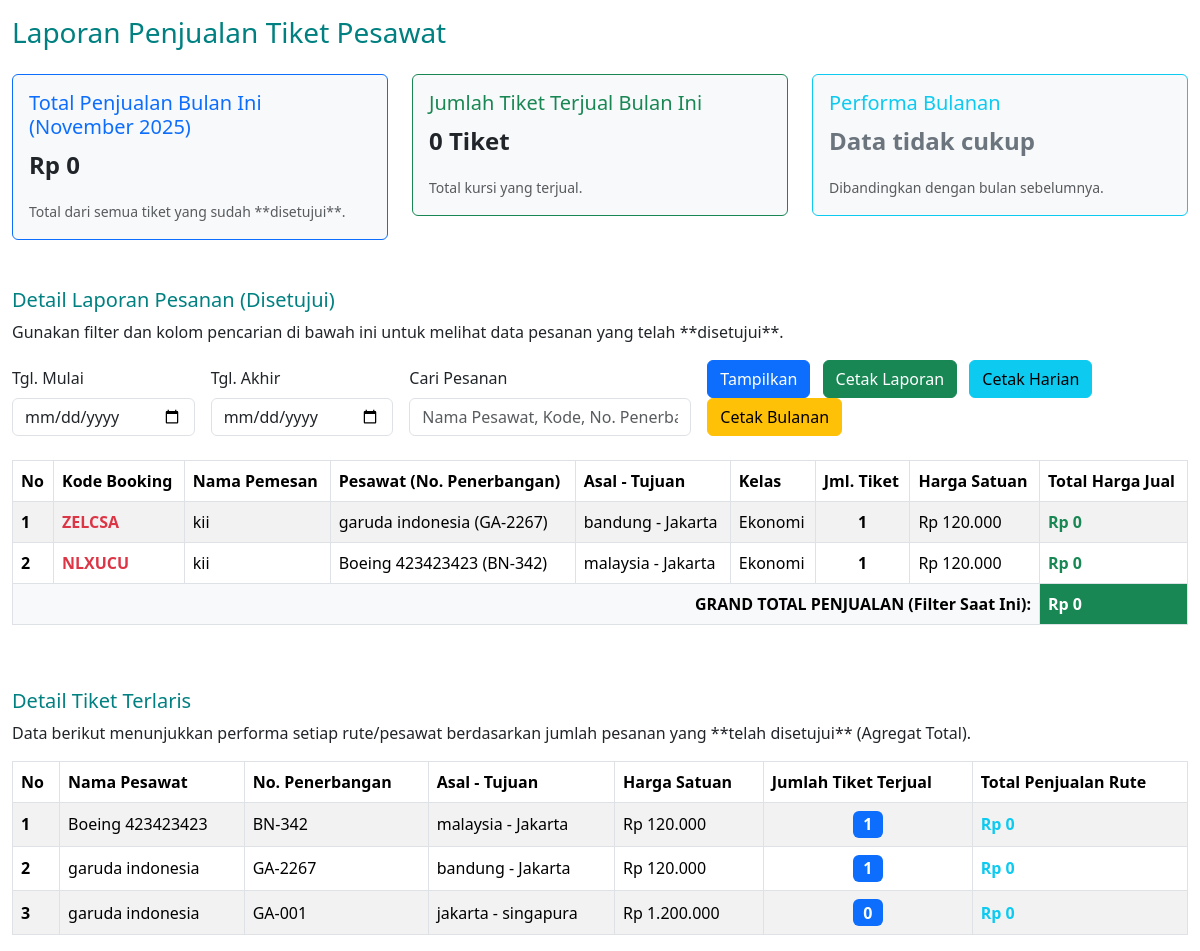
Before: /admin/laporan.php (signed in) with the older database file.
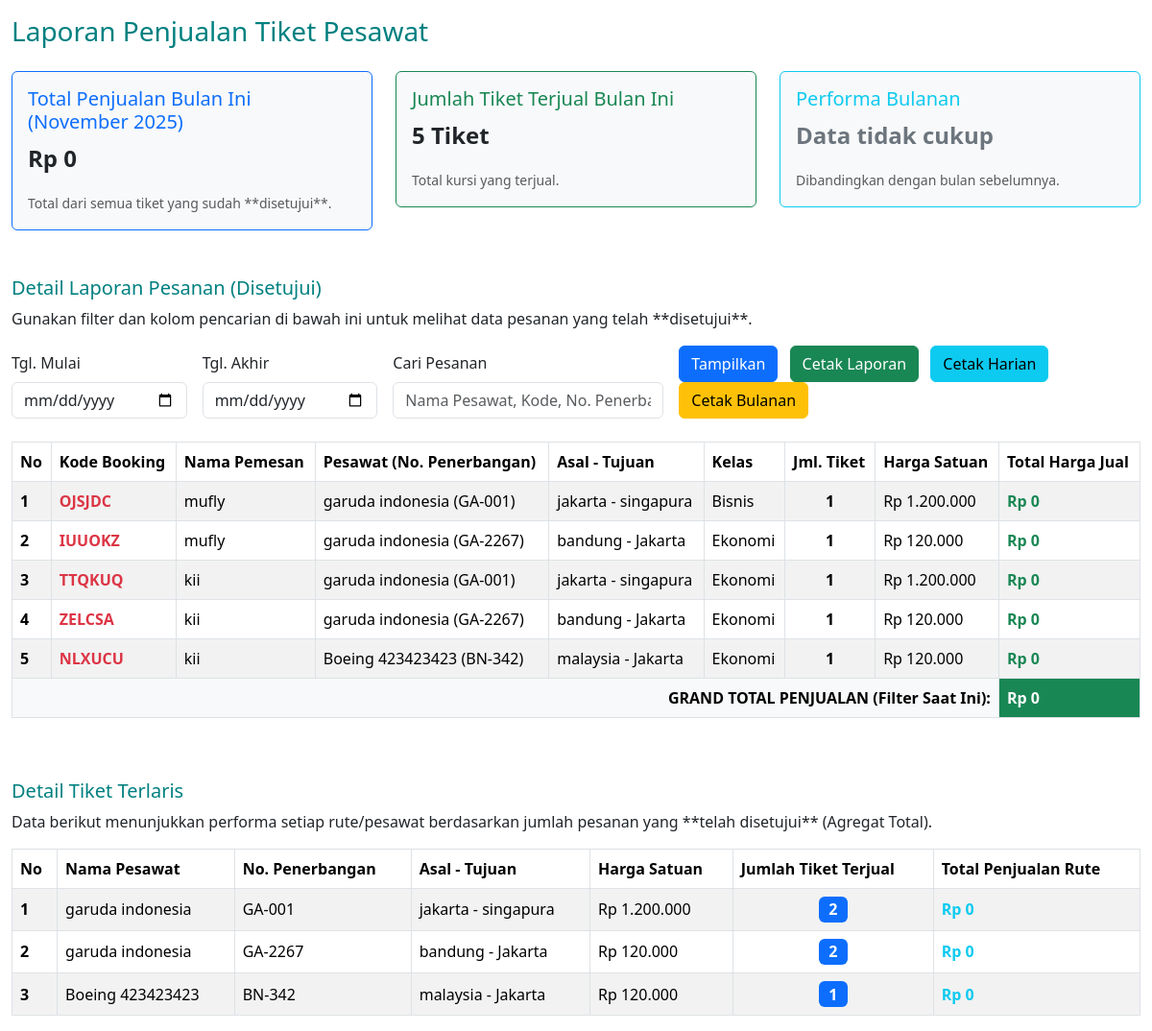
After: the same page with the newer database file.
### tables this page shows
CREATE TABLE `bookings` (
  `id` int NOT NULL,
  `id_pesawat` int NOT NULL,
  `id_user` int NOT NULL,
  `kode` varchar(50) NOT NULL,
  `status` enum('disetujui','menunggu') NOT NULL,
  `kelas` enum('ekonomi','bisnis','first class') NOT NULL,
  `jumlah` int NOT NULL DEFAULT '1',
  `total_harga` int NOT NULL DEFAULT '0',
  `created_at` timestamp NOT NULL DEFAULT CURRENT_TIMESTAMP
);

CREATE TABLE `users` (
  `id` int NOT NULL,
  `nama` varchar(50) NOT NULL,
  `username` varchar(50) NOT NULL,
  `email` varchar(50) NOT NULL,
  `no_hp` varchar(50) NOT NULL,
  `jenis_kelamin` enum('Laki-laki','Perempuan') NOT NULL,
  `tanggal_lahir` date NOT NULL,
  `alamat` text NOT NULL,
  `password` varchar(100) NOT NULL,
  `role` enum('admin','user') NOT NULL DEFAULT 'user',
  `remember_token` varchar(100) DEFAULT NULL
);

CREATE TABLE `pesawat` (
  `id` int NOT NULL,
  `nama` varchar(50) NOT NULL,
  `no_penerbangan` varchar(50) NOT NULL,
  `asal` varchar(50) NOT NULL,
  `tujuan` varchar(50) NOT NULL,
  `waktu_berangkat` time DEFAULT NULL,
  `harga` decimal(12,2) NOT NULL,
  `created_at` timestamp NOT NULL DEFAULT CURRENT_TIMESTAMP,
  `updated_at` timestamp NOT NULL DEFAULT CURRENT_TIMESTAMP,
  `waktu_tiba` time DEFAULT NULL,
  `kursi_tersedia` int NOT NULL
);

### admin/laporan.php (the view, shortened to what the changed rows need)
<?php
include "../koneksi.php";
include "boot.php";
$current_month = date('Y-m');
$where_clauses = ["k.status = 'disetujui'"];
$where_sql = count($where_clauses) > 0 ? "WHERE " . implode(' AND ', $where_clauses) : "";
$current_month_tickets = 0;
$monthly_data = [];
$monthly_report_query = $mysql->query("
    SELECT
        DATE_FORMAT(k.created_at, '%Y-%m') AS bulan_tahun,
        SUM(CASE WHEN k.status = 'disetujui' THEN k.total_harga ELSE 0 END) AS total_penjualan,
        SUM(CASE WHEN k.status = 'disetujui' THEN k.jumlah ELSE 0 END) AS total_tiket
    FROM bookings k
    WHERE k.created_at IS NOT NULL
    GROUP BY bulan_tahun
    ORDER BY bulan_tahun DESC
");
while ($row = $monthly_report_query->fetch_assoc()) {
    $monthly_data[] = $row;
}
if (count($monthly_data) > 0) {
    foreach ($monthly_data as $data) {
        if ($data['bulan_tahun'] == $current_month) {
            $current_month_tickets = $data['total_tiket'];
            break;
        }
    }
}
$detail_report_sql = "
    SELECT
        k.id, k.kode, k.kelas, k.jumlah, k.total_harga,
        p.nama AS nama_pesawat, p.no_penerbangan, p.asal, p.tujuan, p.harga AS harga_satuan,
        u.nama AS nama_user
    FROM bookings k
    JOIN pesawat p ON k.id_pesawat = p.id
    JOIN users u ON k.id_user = u.id
    $where_sql
    ORDER BY k.id DESC
";
$stmt_detail = $mysql->prepare($detail_report_sql);
$stmt_detail->execute();
$tampil_laporan_pesanan = $stmt_detail->get_result();
$detail_query_sql = "
    SELECT
        p.nama AS nama_pesawat,
        p.no_penerbangan,
        p.asal,
        p.tujuan,
        p.harga,
        SUM(k.jumlah) AS total_pesanan,
        SUM(k.total_harga) AS total_penjualan_rute
    FROM pesawat p
    LEFT JOIN bookings k ON p.id = k.id_pesawat AND k.status = 'disetujui'
    GROUP BY p.id
    ORDER BY total_pesanan DESC, p.nama ASC";
$tampil_terlaris = $mysql->query($detail_query_sql);
?>
<!DOCTYPE html>
<html lang="id">
<head>
</head>
<body>
    <div class="container-fluid mt-3">
        <div class="row mb-4">
            <div class="col-md-4">
                <div class="card bg-light border-success">
                    <div class="card-body">
                        <h5 class="card-title text-success">Jumlah Tiket Terjual Bulan Ini</h5>
                        <p class="card-text fs-4 fw-bold"><?= number_format($current_month_tickets, 0, ',', '.') ?> Tiket</p>
                        <small class="text-muted">Total kursi yang terjual.</small>
                    </div>
                </div>
            </div>
        </div>
        <div class="table-responsive">
            <table class="table table-striped table-bordered align-middle">
                <thead class="table-custom-header">
                    <tr>
                        <th scope="col">No</th>
                        <th scope="col">Kode Booking</th>
                        <th scope="col">Nama Pemesan</th>
                        <th scope="col">Pesawat (No. Penerbangan)</th>
                        <th scope="col">Asal - Tujuan</th>
                        <th scope="col">Kelas</th>
                        <th scope="col">Jml. Tiket</th>
                        <th scope="col">Harga Satuan</th>
                        <th scope="col">Total Harga Jual</th>
                    </tr>
                </thead>
                <tbody>
                    <?php
                    $no = 0;
                    $grand_total_penjualan = 0;
                    if ($tampil_laporan_pesanan && $tampil_laporan_pesanan->num_rows > 0) {
                        while ($data = $tampil_laporan_pesanan->fetch_assoc()) {
                            $no++;
                            $grand_total_penjualan += $data['total_harga'];
                    ?>
                            <tr>
                                <th scope="row"><?= $no; ?></th>
                                <td class="fw-bold text-danger"><?= htmlspecialchars($data['kode']) ?></td>
                                <td><?= htmlspecialchars($data['nama_user']) ?></td>
                                <td><?= htmlspecialchars($data['nama_pesawat']) ?> (<?= htmlspecialchars($data['no_penerbangan']) ?>)</td>
                                <td><?= htmlspecialchars($data['asal']) ?> - <?= htmlspecialchars($data['tujuan']) ?></td>
                                <td><?= ucfirst(htmlspecialchars($data['kelas'])) ?></td>
                                <td class="text-center fw-bold"><?= number_format($data['jumlah'], 0, ',', '.') ?></td>
                                <td>Rp <?= number_format($data['harga_satuan'], 0, ',', '.') ?></td>
                                <td class="fw-bold text-success">Rp <?= number_format($data['total_harga'], 0, ',', '.') ?></td>
                            </tr>
                        <?php }
                    } else { ?>
                        <tr>
                            <td colspan="9" class="text-center text-muted">Tidak ada data pesanan yang disetujui untuk kriteria ini.</td>
                        </tr>
                    <?php } ?>
                </tbody>
                <tfoot>
                    <tr>
                        <th colspan="8" class="text-end bg-light">GRAND TOTAL PENJUALAN (Filter Saat Ini):</th>
                        <th class="bg-success text-white fw-bold">Rp <?= number_format($grand_total_penjualan, 0, ',', '.') ?></th>
                    </tr>
                </tfoot>
            </table>
        </div>
        <div class="table-responsive">
            <table class="table table-striped table-bordered align-middle">
                <thead class="table-custom-header">
                    <tr>
                        <th scope="col">No</th>
                        <th scope="col">Nama Pesawat</th>
                        <th scope="col">No. Penerbangan</th>
                        <th scope="col">Asal - Tujuan</th>
                        <th scope="col">Harga Satuan</th>
                        <th scope="col">Jumlah Tiket Terjual</th>
                        <th scope="col">Total Penjualan Rute</th>
                    </tr>
                </thead>
                <tbody>
                    <?php
                    $no = 0;
                    while ($data = $tampil_terlaris->fetch_assoc()) {
                        $no++;
                    ?>
                        <tr>
                            <th scope="row"><?= $no; ?></th>
                            <td><?= htmlspecialchars($data['nama_pesawat']) ?></td>
                            <td><?= htmlspecialchars($data['no_penerbangan']) ?></td>
                            <td><?= htmlspecialchars($data['asal']) ?> - <?= htmlspecialchars($data['tujuan']) ?></td>
                            <td>Rp <?= number_format($data['harga'], 0, ',', '.') ?></td>
                            <td class="fw-bold text-center">
                                <span class="badge bg-primary fs-6"><?= number_format($data['total_pesanan'] ?? 0, 0, ',', '.') ?></span>
                            </td>
                            <td class="fw-bold text-info">
                                Rp <?= number_format($data['total_penjualan_rute'] ?? 0, 0, ',', '.') ?>
                            </td>
                        </tr>
                    <?php } ?>
                </tbody>
            </table>
        </div>
    </div>
</body>
</html>

Changed rows visible on the page:
added bookings: kode "OJSJDC", id_user.nama "mufly", id_pesawat.nama "garuda indonesia", id_pesawat.no_penerbangan "GA-001", id_pesawat.asal "jakarta", id_pesawat.tujuan "singapura", kelas "Bisnis", jumlah "1", id_pesawat.harga "1.200.000", total_harga "0"
added bookings: kode "IUUOKZ", id_user.nama "mufly", id_pesawat.nama "garuda indonesia", id_pesawat.no_penerbangan "GA-2267", id_pesawat.asal "bandung", id_pesawat.tujuan "Jakarta", kelas "Ekonomi", jumlah "1", id_pesawat.harga "120.000", total_harga "0"
added bookings: kode "TTQKUQ", id_user.nama "kii", id_pesawat.nama "garuda indonesia", id_pesawat.no_penerbangan "GA-001", id_pesawat.asal "jakarta", id_pesawat.tujuan "singapura", kelas "Ekonomi", jumlah "1", id_pesawat.harga "1.200.000", total_harga "0"
Other visible differences:
$current_month_tickets: "0" → "5"
new list line: "1 garuda indonesia GA-001 jakarta - singapura Rp 1.200.000 2 Rp 0"
new list line: "2 garuda indonesia GA-2267 bandung - Jakarta Rp 120.000 2 Rp 0"
list line gone: "2 garuda indonesia GA-2267 bandung - Jakarta Rp 120.000 1 Rp 0"
list line gone: "3 garuda indonesia GA-001 jakarta - singapura Rp 1.200.000 0 Rp 0"
